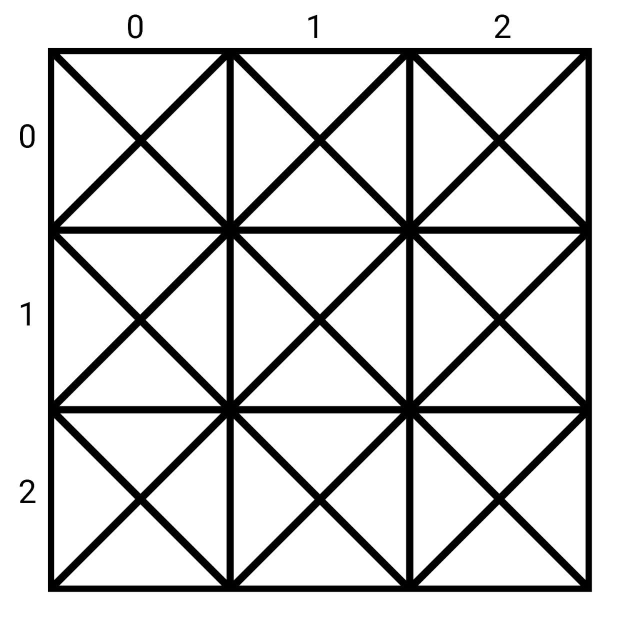
#> input picture template.jpg, 1280 x 1280 px (shown at 1/2 size)
$ python pacman.py
#> lines starting #> are read from the running program, lines starting #| are printed output that depends on the picture
import pandas as pd
import numpy as np
import random
import dataframe_image as dfi
from PIL import Image
from PIL import ImageDraw
from PIL import ImageFont

ALPHA = 0.5
DISCOUNT_FACTOR = 0.5
EPSILON = 0.1
ENVIRONMENT = [
    [2, 0, 25], # GREEN
    [2, 2, 80],
    [0, 2, 100],

    [0, 1, -80], # RED
    [2, 1, -100]
]

def not_terminal(state):
    for i in ENVIRONMENT:
        if state[0] == i[0] and state[1] == i[1]:
            return False
    return True

def get_reward(state):
    for i in ENVIRONMENT:
        if state[0] == i[0] and state[1] == i[1]:
            return i[2]
    return 0

def update_state_with_action(state, action):
    if action == 0:
        state[0] -= 1
    if action == 1:
        state[0] += 1
    if action == 2:
        state[1] -= 1
    if action == 3:
        state[1] += 1

    if state[0] < 0:
        state[0] = 0
        print("WARNING TOP")
    if state[0] > 2:
        state[0] = 2
        print("WARNING BOT")
    if state[1] < 0:
        state[1] = 0
        print("WARNING WEST")
    if state[1] > 2:
        state[1] = 2
        print("WARNING EST")
    return state

def translate_qtable_to_pacman(nb):
    if nb == 0:
        return [0, 0]
    if nb == 1:
        return [0, 1]
    if nb == 2:
        return [0, 2]
    if nb == 3:
        return [1, 0]
    if nb == 4:
        return [1, 1]
    if nb == 5:
        return [1, 2]
    if nb == 6:
        return [2, 0]
    if nb == 7:
        return [2, 1]
    if nb == 8:
        return [2, 2]

def translate_pacman_world_to_qtable(state):
    if state == [0, 0]:
        return 0
    if state == [0, 1]:
        return 1
    if state ==  [0,2]:
        return 2
    if state == [1, 0]:
        return 3
    if state == [1, 1]:
        return 4
    if state ==  [1,2]:
        return 5
    if state == [2, 0]:
        return 6
    if state == [2, 1]:
        return 7
    if state == [2, 2]:
        return 8
    return "ERROR"

def generate_table_with_zeros(w, h):
    return np.zeros((w, h))

# Initializing table
nb_actions = 4  # North [0], South [1], West [2], Est [3]
nb_states = 3 * 3
# [0, 0] = [0], [0, 1] = [1], [0,2] = [2]
# [1, 0] = [3], [1, 1] = [4], [1,2] = [5]
# [2, 0] = [6], [2, 1] = [7], [2,2] = [8]
Qtable = generate_table_with_zeros(nb_states, nb_actions)
print(Qtable)

try:
    episodes = int(input("How many episodes do you want ?"))
#> the answer given: 3
except:
    print("Please give an integer.")
    exit(84)

def get_random_state():
    while 1:
        tmp = True
        row = random.randint(0, 2)
        col = random.randint(0, 2)
        for i in ENVIRONMENT:
            if row == i[0] and col == i[1]:
                tmp = False
                break
        if tmp is True:
            return [row, col]

def select_action(Qtable, state, EPSILON):
    action = None
    n = np.random.uniform(0,1)

    if n < EPSILON:
        action = np.random.randint(Qtable.shape[1])
    else:
        action = np.argmax(Qtable[state])
    return action

# For each step in each episode, we calculate the Q-value
# and update the Q table
for i in range(episodes):
    print("Generation N°", i)
    # Initialize state S
    state = get_random_state()
    qtable_state = translate_pacman_world_to_qtable(state)
    while not_terminal(state):
        action = select_action(Qtable, qtable_state, EPSILON)
        next_state = update_state_with_action(state, action)
        qtable_nextstate = translate_pacman_world_to_qtable(next_state)

        reward = get_reward(next_state)
        td_delta = reward + DISCOUNT_FACTOR * np.max(Qtable[qtable_nextstate]) - Qtable[qtable_state][action]
        Qtable[qtable_state, action] = Qtable[qtable_state, action] + ALPHA * td_delta

        state = next_state
        qtable_state = qtable_nextstate

################## DRAW RESULTS ##################################


print(Qtable)


row_label = [   "[0, 0]", "[0, 1]", "[0, 2]",
                "[1, 0]", "[1, 1]", "[1, 2]",
                "[2, 0]", "[2, 1]", "[2, 2]"]
col_label = ["N", "S", "W", "E"]
df = pd.DataFrame(Qtable, index=row_label, columns=col_label)
dfi.export(df, 'dataframe.png')
#> (this line was passed over: dataframe_image is not available in this run)


myFont = ImageFont.truetype('./FreeMono.ttf', 40)

img = Image.open('./template.jpg')
#> img is the input picture: PIL image 1280x1280 RGB; min 0, max 255, mean 216.9
I1 = ImageDraw.Draw(img)
green = (0, 255, 0)
red = (255, 0, 0)

def get_row_col(index):
    row = int(index / 3)
    col = index % 3
    return [row, col]

def get_color(value):
    if value > 0:
        return green
    elif value == 0:
        return (0, 0, 0)
    else:
        return red

point_1 = (640, 530) # North
point_2 = (640, 740) # South
point_3 = (530, 640) # West
point_4 = (740, 640) # Est
cube_diff = 350

for i in range(len(Qtable)):
    current = get_row_col(i)
    distx = (current[1] - 1) * cube_diff
    disty = (current[0] - 1) * cube_diff
    I1.text((point_1[0] + distx, point_1[1] + disty), f'{Qtable[i][0]:.2f}', anchor="mm", font=myFont, fill=get_color(Qtable[i][0]))
    I1.text((point_2[0] + distx, point_2[1] + disty), f'{Qtable[i][1]:.2f}', anchor="mm", font=myFont, fill=get_color(Qtable[i][1]))
    I1.text((point_3[0] + distx, point_3[1] + disty), f'{Qtable[i][2]:.2f}', anchor="mm", font=myFont, fill=get_color(Qtable[i][2]))
    I1.text((point_4[0] + distx, point_4[1] + disty), f'{Qtable[i][3]:.2f}', anchor="mm", font=myFont, fill=get_color(Qtable[i][3]))

img.save("./qlearning_results.png")
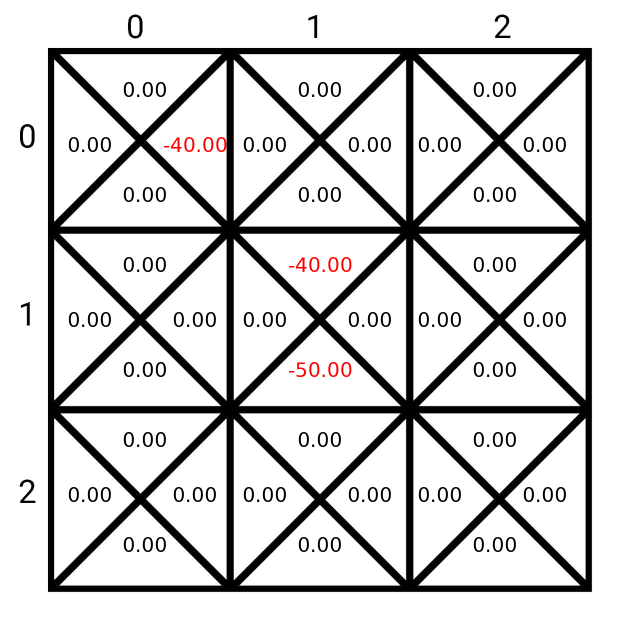
#> saved as qlearning_results.png: PIL image 1280x1280 RGB (shown at 1/2 size); mean R, G, B 212.9, 212.4, 212.4
